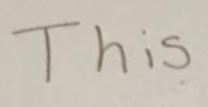
#> input picture Session 1/abc.JPG, 208 x 107 px
$ jupyter execute Session1.ipynb
#> lines starting #> are read from the running program, lines starting #| are printed output that depends on the picture; after the words box and inside, x2 and y2 are one past the last pixel; in counts of white or black regions, pixels touching at a corner belong together
Installation Instructions :
=

Windows Python Installer :
=
pip install opencv-python <br>
pip install scikit-image

Ubuntu Python Installer :
=
pip3 install opencv-python <br>
pip3 install scikit-image

Installation Issues?
=
https://github.com/opencv/opencv/issues   <br>
https://github.com/scikit-image/scikit-image/issues

[cell 1]
from skimage.feature import peak_local_max
from skimage import img_as_float
import cv2
import matplotlib as mpl
import matplotlib.pyplot as plt
import numpy as np
from PIL import Image

<h2>Adaptive thresholding</h2>

Adaptive thresholding, also called dynamic or local thresholding, establishes the threshold level for determining whether to convert to white or black at a regional level. The region sampled and method of evaluation vary between applications. Adaptive thresholding at a pixel level (in comparison with neighboring pixels) can yield highly superior results compared to global thresholding, particularly for images with varying levels of regional contrast differences.

[cell 2]
def adaptive_thresholding(image):
    output_image = cv2.adaptiveThreshold(image,255,cv2.ADAPTIVE_THRESH_GAUSSIAN_C,cv2.THRESH_BINARY,21,2)
    return output_image

<h2>Stroke Width</h2>

Stroke Width is calculation of the Strokes based on the following math calculations:

<b>Distance Transform:</b>
Calculates the distance to the closest zero pixel for each pixel of the source image.
<br>
<br>
<b>Peak local Maximum:</b>
The peak_local_max function returns the coordinates of local peaks (maxima) in an image. Internally, a maximum filter is used for finding local maxima. This operation dilates the original image and merges neighboring local maxima closer than the size of the dilation. Locations where the original image is equal to the dilated image are returned as local maxima.

[cell 3]
def stroke_width(image):
    dist = cv2.distanceTransform(cv2.subtract(255,image), cv2.DIST_L2, 5)
    im = img_as_float(dist)
    coordinates = peak_local_max(im, min_distance=15)
    pixel_strength = []
    for element in coordinates:
        x = element[0]
        y = element[1]
        pixel_strength.append(np.asarray(dist)[x,y])
    mean_pixel_strength = np.asarray(pixel_strength).mean()
    return mean_pixel_strength

[cell 4]
def plotting(image, cmap = None):
    if cmap == 'gray':
        height, width = image.shape
    else:
        image = cv2.cvtColor(image, cv2.COLOR_BGR2RGB)
        height, width, depth = image.shape

    dpi = mpl.rcParams['figure.dpi']
    # What size does the figure need to be in inches to fit the image?
    figsize = width / float(dpi), height / float(dpi)

    # Create a figure of the right size with one axes that takes up the full figure
    fig = plt.figure(figsize=figsize)

    # Display the image.
    plt.imshow(image, cmap)

[cell 5]
#reading an Image
image = cv2.imread('abc.JPG', 0)
#> image: shape (107, 208); min 110, max 209, mean 193.9
process_image = adaptive_thresholding(image)
#> in adaptive_thresholding, `output_image = cv2.adaptiveThreshold(image,255,cv2.ADAPTIVE_THRESH_GAU..`:
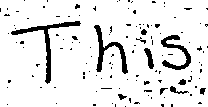
#> output_image: shape (107, 208); 90.6% white; 126 black regions (115 under 20 px), largest, box (x1, y1, x2, y2) and area: (11, 21, 81, 84) 531, (94, 25, 128, 74) 417, (161, 35, 191, 70) 354
stroke_width(process_image)
#> in stroke_width, `dist = cv2.distanceTransform(cv2.subtract(255,image), cv2.DIST_L2, 5)`:
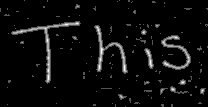
#> dist: shape (107, 208) float32; min 0, max 3, mean 0.131; drawn with min black and max white
#> in stroke_width, `coordinates = peak_local_max(im, min_distance=15)`: coordinates = 17 rows, first 8: [23, 77], [40, 47], [49, 101], [61, 150], [66, 99], [66, 124], [70, 48], [82, 182]
#> the loop in stroke_width, `for element in coordinates:` made 17 passes
#> (x, y) on passes 1 to 12: (23, 77), (40, 47), (49, 101), (61, 150), (66, 99), (66, 124), (70, 48), (82, 182), (27, 97), (31, 21), (32, 143), (37, 175)
#> after the loop in stroke_width, `for element in coordinates:`: pixel_strength = [3, 3, 3, 3, 3, 3, 3, 3, 2.8, 2.8, 2.8, 2.8, 2.8, 2.8, 2, 1, 1]
#> in stroke_width, `mean_pixel_strength = np.asarray(pixel_strength).mean()`: mean_pixel_strength = 2.64
#> Out = 2.64

[cell 6]
stroke_width(process_image)
#> the loop in stroke_width (call 2), `for element in coordinates:` made 17 passes
#> Out = 2.64

[cell 7]
plotting(image)

[cell 8]
#reading an Image
image = cv2.imread('abc0.JPG', 0)
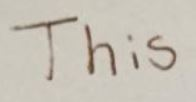
#> input picture Session 1/abc0.JPG, 196 x 102 px
#> image: shape (102, 196); min 62, max 209, mean 194.3
process_image = adaptive_thresholding(image)
#> in adaptive_thresholding (call 2), `output_image = cv2.adaptiveThreshold(image,255,cv2.ADAPTIVE_THRESH_GAU..`:
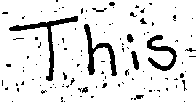
#> output_image: shape (102, 196); 89.2% white; 113 black regions (102 under 20 px), largest, box (x1, y1, x2, y2) and area: (9, 16, 78, 81) 561, (84, 24, 117, 76) 467, (147, 35, 177, 71) 379
stroke_width(process_image)
#> in stroke_width (call 3), `dist = cv2.distanceTransform(cv2.subtract(255,image), cv2.DIST_L2, 5)`:
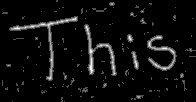
#> dist: shape (102, 196) float32; min 0, max 3.2, mean 0.155; drawn with min black and max white
#> in stroke_width (call 3), `coordinates = peak_local_max(im, min_distance=15)`: coordinates = 21 rows, first 8: [39, 130], [51, 91], [67, 90], [19, 73], [23, 51], [26, 32], [28, 15], [37, 158]
#> the loop in stroke_width (call 3), `for element in coordinates:` made 21 passes
#> (x, y) on passes 1 to 12: (39, 130), (51, 91), (67, 90), (19, 73), (23, 51), (26, 32), (28, 15), (37, 158), (64, 136), (67, 113), (68, 164), (45, 107)
#> after the loop in stroke_width (call 3), `for element in coordinates:`: pixel_strength = [3.2, 3.2, 3.2, 3, 3, 3, 3, 3, 3, 3, 3, 2.8, 2.8, 2.8, 2, 2, 1.4, 1, 1, 1, 1]
#> in stroke_width (call 3), `mean_pixel_strength = np.asarray(pixel_strength).mean()`: mean_pixel_strength = 2.45
#> Out = 2.45

[cell 9]
stroke_width(process_image)
#> Out = 2.45

[cell 10]
plotting(image)

[cell 11]
#reading an Image
image = cv2.imread('abc1.JPG', 0)
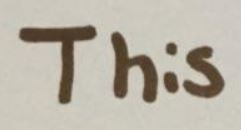
#> input picture Session 1/abc1.JPG, 241 x 130 px
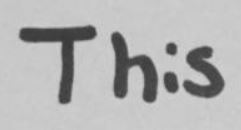
#> image: shape (130, 241); min 54, max 215, mean 180
process_image = adaptive_thresholding(image)
#> in adaptive_thresholding (call 3), `output_image = cv2.adaptiveThreshold(image,255,cv2.ADAPTIVE_THRESH_GAU..`:
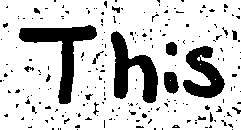
#> output_image: shape (130, 241); 80.2% white; 215 black regions (198 under 20 px), largest, box (x1, y1, x2, y2) and area: (19, 25, 97, 104) 1799, (111, 31, 158, 103) 1584, (183, 46, 225, 98) 1169
stroke_width(process_image)
#> in stroke_width (call 5), `dist = cv2.distanceTransform(cv2.subtract(255,image), cv2.DIST_L2, 5)`:
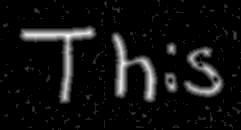
#> dist: shape (130, 241) float32; min 0, max 8, mean 0.57; drawn with min black and max white
#> in stroke_width (call 5), `coordinates = peak_local_max(im, min_distance=15)`: coordinates = 21 rows, first 8: [35, 67], [63, 123], [35, 35], [32, 89], [75, 150], [81, 120], [90, 150], [87, 216]
#> the loop in stroke_width (call 5), `for element in coordinates:` made 21 passes
#> (x, y) on passes 1 to 12: (35, 67), (63, 123), (35, 35), (32, 89), (75, 150), (81, 120), (90, 150), (87, 216), (69, 207), (82, 66), (86, 171), (89, 194)
#> after the loop in stroke_width (call 5), `for element in coordinates:`: pixel_strength = [8, 7.8, 7.39, 7.19, 7, 7, 7, 6.59, 6.4, 6.39, 6.2, 6.2, 6, 2, 2, 2, 2, 2, 2, 2, 1]
#> in stroke_width (call 5), `mean_pixel_strength = np.asarray(pixel_strength).mean()`: mean_pixel_strength = 4.96
#> Out = 4.96

[cell 12]
stroke_width(process_image)
#> Out = 4.96

[cell 13]
plotting(image)
